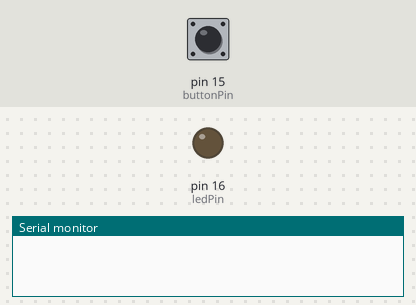
Recording of a sketch running on a simulated Arduino Uno, built for the host (arithmetic inside an expression is 32-bit, double 64-bit). On the bench: output pins drawn as LEDs (lit = HIGH), the last lines printed to the serial monitor. The inputs (shaded band) are chosen by the test bench; at power-on: pin 15 (buttonPin) LOW. EEPROM starts erased.

Above: at 1.2 s.
1.3 s: pin 15 (buttonPin) pulled HIGH for 0.15 s
At 2.1 s:
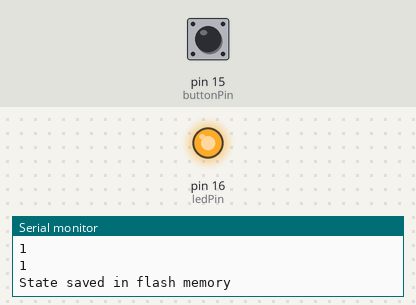
2.9 s: pin 15 (buttonPin) pulled HIGH for 1 s
At 3.3 s:
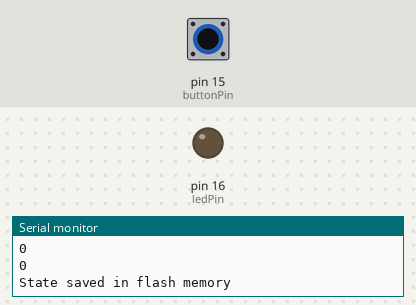
5.4 s: pin 15 (buttonPin) pulled HIGH for 3.2 s
At 6.4 s:
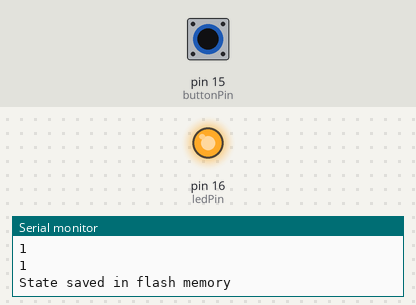
Timing chart, 0 to 8.4 s (numbered marks = the images above; inputs shaded):
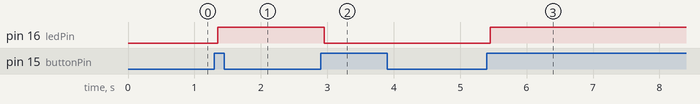

The sketch:

Task06-3.ino
```cpp
#include <EEPROM.h>
#define EEPROM_SIZE 1

const int buttonPin = 15; // the number of the pushbutton pin
const int ledPin = 16; // the number of the LED pin

// Variables will change:
int ledState = HIGH; // the current state of the output pin
int buttonState; // the current reading from the input pin
int lastButtonState = LOW; // the previous reading from the input pin

unsigned long lastDebounceTime = 0; // the last time the output pin was toggled
unsigned long debounceDelay = 50; // the debounce time; increase if the output flickers

void setup() {
  Serial.begin(115200);
  EEPROM.begin(EEPROM_SIZE);
  pinMode(buttonPin, INPUT);
  pinMode(ledPin, OUTPUT);
  ledState = EEPROM.read(0);
  ledState = !ledState;
  digitalWrite(ledPin, ledState);
}


void loop() {
  int reading = digitalRead(buttonPin);
  if (reading != lastButtonState) {
    lastDebounceTime = millis();
  }
  if ((millis() - lastDebounceTime) > debounceDelay) {
    if (reading != buttonState) {
      buttonState = reading;
      if (buttonState == HIGH) {
        ledState = !ledState;
      }
    }
  }

  lastButtonState = reading;
  // if the ledState variable is different from the current LED state
  if (digitalRead(ledPin) != ledState) {
    Serial.println("State changed");
    digitalWrite(ledPin, ledState);
    EEPROM.write(0, ledState);
    EEPROM.commit();
    Serial.println(ledState);
    Serial.println(EEPROM.read(0));
    Serial.println("State saved in flash memory");
  }
}
```

Measured:
- after the input at 1.3 s, pin 16 (ledPin): LOW → HIGH after 0.05 s
- after the input at 2.9 s, pin 16 (ledPin): HIGH → LOW after 0.05 s
- after the input at 5.4 s, pin 16 (ledPin): LOW → HIGH after 0.05 s
